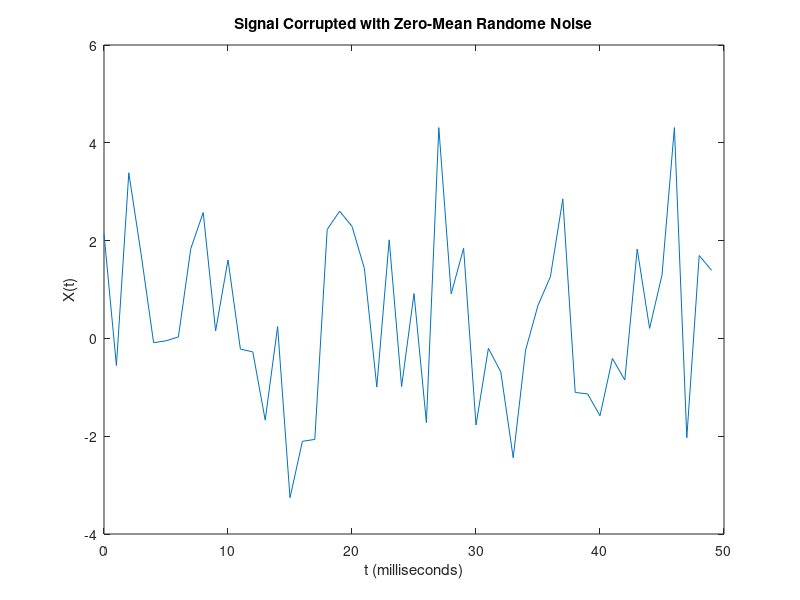

The MATLAB script that drew this image:
Fs = 1000;          % Sampling frequency
T = 1/Fs;           % Sampling period
L = 1500;           % Length of signal
t = (0:L - 1) * T;  % Time vector

S = 0.7 * sin(2 * pi * 50 * t) + sin(2 * pi * 120 * t);
X = S + 2 * randn(size(t));

plot(1000 * t (1:50), X(1:50))
title('Signal Corrupted with Zero-Mean Randome Noise')
xlabel('t (milliseconds)')
ylabel('X(t)')